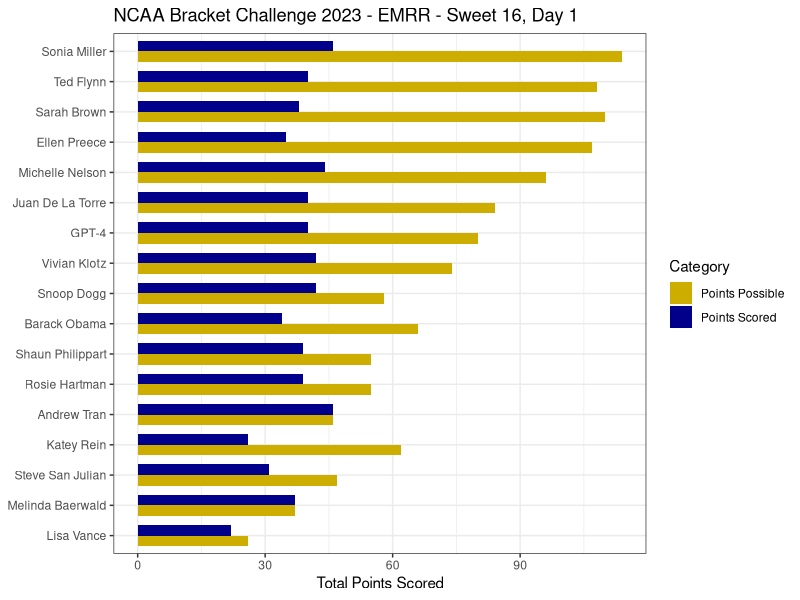

Write the R code that produced this figure. (Note: this script raises an error after producing the figure.)
# Scoring data for NCAA Tournament

library(tidyverse)
library(RColorBrewer)

setwd("./NCAA-pool-2023")
getwd()

# Clean workspace
rm(list=ls()) 

# Set directory for storing plots
output <- "plots"

# Set visual theme in ggplot
theme_set(theme_bw())

# Import bracket data ----------------------------------------------------------
df_hoops <- read_csv("ncaa_bracket_pool_data_2023.csv")
df_points_possible <- read_csv("points_possible_by_round.csv")

df_hoops <- pivot_longer(df_hoops, 
                         names_to = "Name", 
                         values_to = "Pick", 
                         cols = `Andrew Tran`:last_col())

# Check for consistency in school names ----------------------------------------
# Fix typos and inconsistencies
df_hoops$Pick <- gsub("Miama","Miami",df_hoops$Pick)
df_hoops$Pick <- gsub("Maimi","Miami",df_hoops$Pick)
df_hoops$Pick <- gsub("Northwetern","Northwestern",df_hoops$Pick)
df_hoops$Pick <- gsub("Uconn","UConn",df_hoops$Pick)
df_hoops$Pick <- gsub("Prude","Purdue",df_hoops$Pick)
df_hoops$Pick <- gsub("UVA","Virginia",df_hoops$Pick)
df_hoops$Pick <- gsub("Connecticut","UConn",df_hoops$Pick)
df_hoops$Pick <- gsub("Florida","FAU",df_hoops$Pick)

df_names <- as_tibble(sort(unique(df_hoops$Pick))) #61 teams
# only 3 teams weren't picked: Grand Canyon, N. Kentucky, Fair. Dickinson

# Read in CSV with scores ------------------------------------------------------
df_scores <- read_csv("ncaa-scores-2023.csv")

df_hoops <- left_join(df_hoops,df_scores)

df_hoops <- left_join(df_hoops, df_points_possible)

# Set order for rounds
round.order <- c("First Round",
                 "Round of 32",
                 "Sweet 16",
                 "Elite Eight",
                 "Final Four",
                 "Title Game")

df_hoops$Round <- factor(df_hoops$Round, level = round.order)

# Check winners and score brackets ---------------------------------------------
df_hoops <- df_hoops %>%
  mutate(Result = case_when(Pick == Winner ~ "Correct",
                            Pick %in% Loser ~ "Incorrect",
                            #is.na(Winner) ~ "Not Played",
                            TRUE ~ "Points_Left"))

df_tallies <- df_hoops %>%
  group_by(Name, Result) %>%
  summarize(Points = sum(Points_Possible)) %>%
  ungroup()

# Sum up all to check if they all add up to 192 (the total points possible)
df_tallies %>% 
  group_by(Name) %>% 
  summarize(Total = sum(Points)) # all add up to 192

df_plot <- pivot_wider(df_tallies, 
                       names_from = "Result", 
                       values_from = "Points",
                       values_fill = 0)

df_plot <- df_plot %>%
  mutate(`Points Possible` = Correct + Points_Left)

df_plot <- df_plot %>% select(Name:Correct,`Points Possible`)

df_plot <- pivot_longer(df_plot, 
                        names_to = "Category", 
                        values_to = "Points",
                        cols = Correct:`Points Possible`)

df_plot$Category <- gsub("Correct","Points Scored",df_plot$Category)

# Plot Total Points and 
p_totals <- ggplot(df_plot, aes(y = reorder(Name, Points, sum), 
                                x = Points, 
                                fill = Category)) +
  geom_bar(width = 0.7,
           position = "dodge",
           stat = "summary", 
           fun = "sum") +
  #geom_point(data = subset(df_plot, Category == "Points_Possible"), size = 4) +
  #scale_x_continuous(breaks = c(3,6,9,12)) +
  scale_fill_manual(values = c("gold3","darkblue"))

p_totals +
  labs(x = "Total Points Scored",
       y = NULL,
       title = "NCAA Bracket Challenge 2023 - EMRR - Sweet 16, Day 1") 

ggsave(path = output,
       filename = "NCAA_bracket_scores_S16D1.png", 
       device = "png",
       scale=1.0, 
       units="in",
       height=4,
       width=6, 
       dpi="print")

# Plot Points by Round
df_score_by_round <- df_hoops %>%
  group_by(Name, Round, Result) %>%
  summarize(Points = sum(Points_Possible)) %>%
  ungroup()

df_score_by_round <- df_score_by_round %>%
  filter(Result == "Correct")

p_score_by_round <- ggplot(df_score_by_round, aes(x = Points,
                                                  y = reorder(Name, Points, sum),
                                                  fill = Round)) +
  geom_bar(width = 0.7,
           position = "stack",
           stat = "summary", 
           fun = "sum") +
  scale_fill_brewer(palette = "Set1")
                             
p_score_by_round
